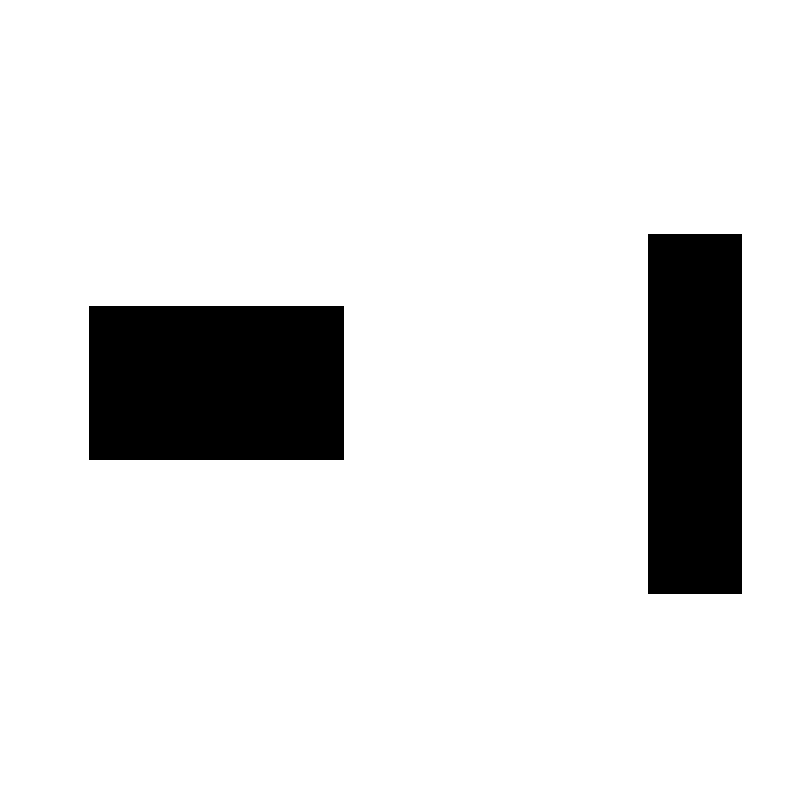
%> input picture workspace/assignments/03-path-finding--sample-based/MATLAB/src/newmap.png, 800 x 800 px
$ octave RRT.m   (GNU Octave 9; MATLAB toolbox functions it lacks are replaced by stand-ins)
%> lines starting %> are read from the running program, lines starting %| are printed output that depends on the picture; in (x1, y1, x2, y2) boxes, pixels count from 0 and x2, y2 are one past the last pixel; in counts of white or black regions, pixels touching at a corner belong together; the program's own positions count from 1
### workspace/assignments/03-path-finding--sample-based/MATLAB/src/collisionChecking.m
function feasible=collisionChecking(startPose,goalPose,map)
feasible=true;
dir=atan2(goalPose(1)-startPose(1),goalPose(2)-startPose(2));
for r=0:0.5:sqrt(sum((startPose-goalPose).^2))
    posCheck = startPose + r.*[sin(dir) cos(dir)];
    if ~(feasiblePoint(ceil(posCheck),map) && feasiblePoint(floor(posCheck),map) && ...
         feasiblePoint([ceil(posCheck(1)) floor(posCheck(2))],map) && feasiblePoint([floor(posCheck(1)) ceil(posCheck(2))],map))
        feasible=false;break;
    end
end
if ~feasiblePoint([floor(goalPose(1)),ceil(goalPose(2))],map), feasible=false; end

function feasible=feasiblePoint(point,map)
feasible=true;
if ~(point(1)>=1 && point(1)<=size(map,2) && ... % x in map
     point(2)>=1 && point(2)<=size(map,1) && ... % y in map
     map(point(2),point(1))==255) % x,y is Free
    feasible=false;
end

### workspace/assignments/03-path-finding--sample-based/MATLAB/src/RRT.m
%***************************************
%Author: Chaoqun Wang
%Date: 2019-10-15
%***************************************
%% 流程初始化

clc;
clear all; close all;   % reset session

x_I=1; y_I=1;           % set start state
x_G=700; y_G=700;       % set goal state
Thr=50;                 % threshold for goal check
Delta= 30;              % config param for new child expansion
%% 建树初始化

T.v(1).x = x_I;         % T是我们要做的树，v是节点，这里先把起始点加入到T里面来
T.v(1).y = y_I;
T.v(1).xPrev = x_I;     % 起始节点的父节点仍然是其本身
T.v(1).yPrev = y_I;
T.v(1).dist=0;          % 从父节点到该节点的距离，这里可取欧氏距离
T.v(1).indPrev = 0;     %
%% 开始构建树，作业部分

figure(1);
ImpRgb=imread('newmap.png');
%> ImpRgb is the input picture: size 800x800x3 uint8; 88.6% white; 2 black regions, box (x1, y1, x2, y2) and area: (89, 306, 344, 460) 39270, (648, 234, 742, 594) 33840
Imp=rgb2gray(ImpRgb);
imshow(Imp)
xL=size(Imp,2);%地图x轴长度
%> xL = 800
yL=size(Imp,1);%地图y轴长度
%> yL = 800
hold on
plot(x_I, y_I, 'ro', 'MarkerSize',10, 'MarkerFaceColor','r');
plot(x_G, y_G, 'go', 'MarkerSize',10, 'MarkerFaceColor','g');% 绘制起点和目标点
count=1;
bFind = false;

% STEP 0: init random number generator to make the results reproducible
seed = 42;
rng(seed, "twister");

x_goal = [x_G; y_G];

for iter = 1:3000
    % STEP 1: 在地图中随机采样一个点x_rand
    x_rand= [
        randi([1, xL], 1);
        randi([1, yL], 1)
    ];

    % STEP 2: 遍历树，从树中找到最近邻近点x_near
    % a. calculate x_rand distance to every x_candidate:
    x_candidates = zeros(2, count);
    for i = 1:count
        x_candidates(:, i) = [
            T.v(i).x;
            T.v(i).y
        ];
    end
    distancesSquared = sum((x_candidates - x_rand).^2, 1);
%> distancesSquared = 309521
    [~, indNear] = min(distancesSquared);
%> indNear = 1
    % b. done:
    x_near=[
        T.v(indNear).x;
        T.v(indNear).y
    ];
%> x_near = [1; 1]

    % STEP 3: 扩展得到x_new节点
    % a. get direction:
    direction = (x_rand - x_near);
%> direction = [511; 220]
    direction = direction / norm(direction);
%> direction = [0.918; 0.395]
    % b. move along direction for Delta
    x_new = x_near + Delta * direction;
%> x_new = [28.55; 12.86]

    %检查节点是否是collision-free
    if ~collisionChecking(x_near,x_new,Imp)
%> after the loop in collisionChecking, `for r=0:0.5:sqrt(sum((startPose-goalPose).^2))`: feasible = true
        continue;
    end
    count = count+1;
%> count = 2

    % STEP 4: 将x_new插入树T
    T.v(count).x = x_new(1);
    T.v(count).y = x_new(2);
    T.v(count).xPrev = x_near(1);
    T.v(count).yPrev = x_near(2);
    T.v(count).dist = Delta;
    T.v(count).indPrev = indNear;

    % STEP 5:将x_near和x_new之间的路径画出来
    hold on;
    plot(x_new(1), x_new(2), 'go', 'MarkerSize',4, 'MarkerFaceColor','g');
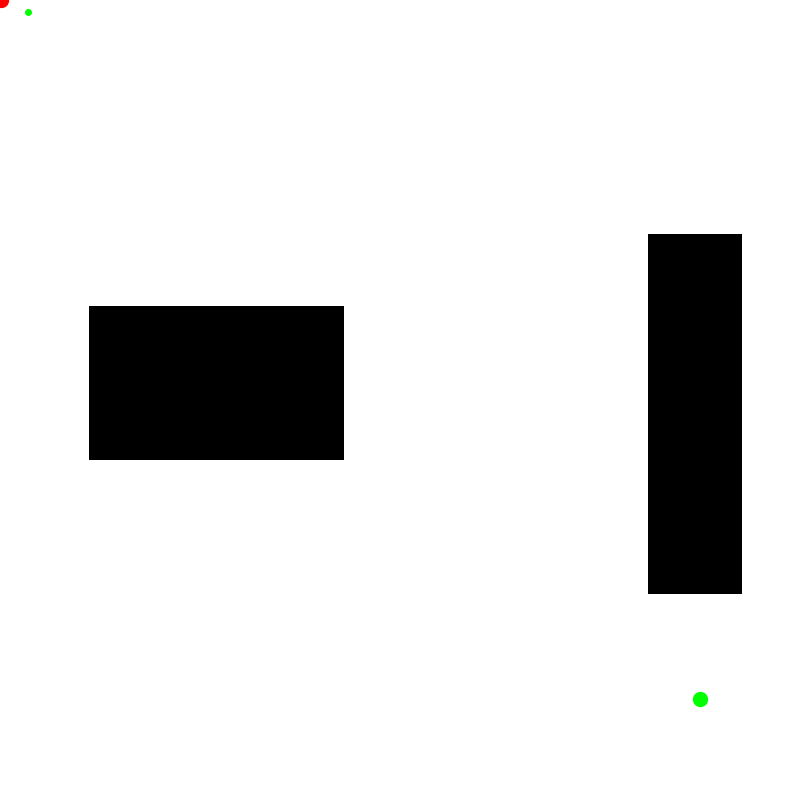
%> figure redrawn from the program's plot data

    % STEP 6:检查是否到达目标点附近
    if norm(x_new - x_goal) < Thr
        bFind = true;
        break;
    end

    pause(0.05); %暂停一会，使得RRT扩展过程容易观察
end
%% 路径已经找到，反向查询

if bFind
    path.pos(1).x = x_G; path.pos(1).y = y_G;
    path.pos(2).x = T.v(end).x; path.pos(2).y = T.v(end).y;
    pathIndex = T.v(end).indPrev; % 终点加入路径
    j=0;
    while 1
        path.pos(j+3).x = T.v(pathIndex).x;
        path.pos(j+3).y = T.v(pathIndex).y;
        pathIndex = T.v(pathIndex).indPrev;
        if pathIndex == 1
            break
        end
        j=j+1;
    end  % 沿终点回溯到起点
    path.pos(end+1).x = x_I; path.pos(end).y = y_I; % 起点加入路径
    for j = 2:length(path.pos)
        plot([path.pos(j).x; path.pos(j-1).x;], [path.pos(j).y; path.pos(j-1).y], 'b', 'Linewidth', 3);
    end
%> this loop made 42 passes
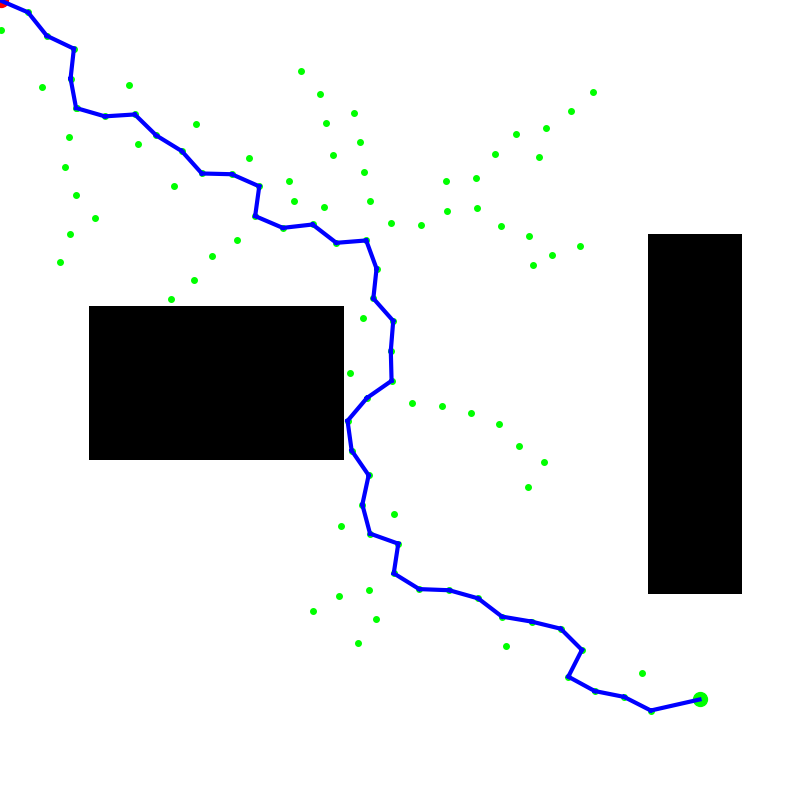
%> figure redrawn from the program's plot data
else
    disp('Error, no path found!');
end
